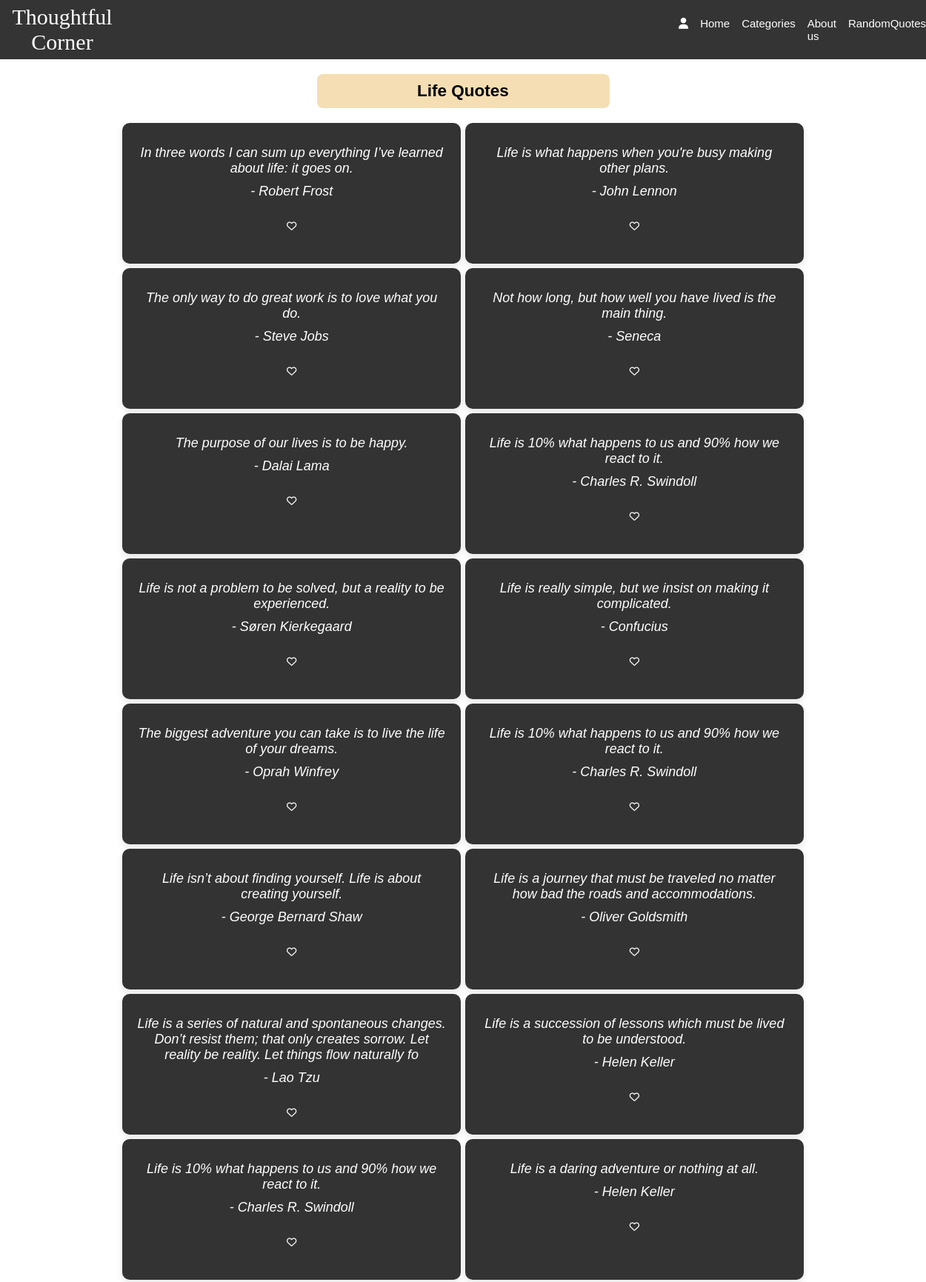
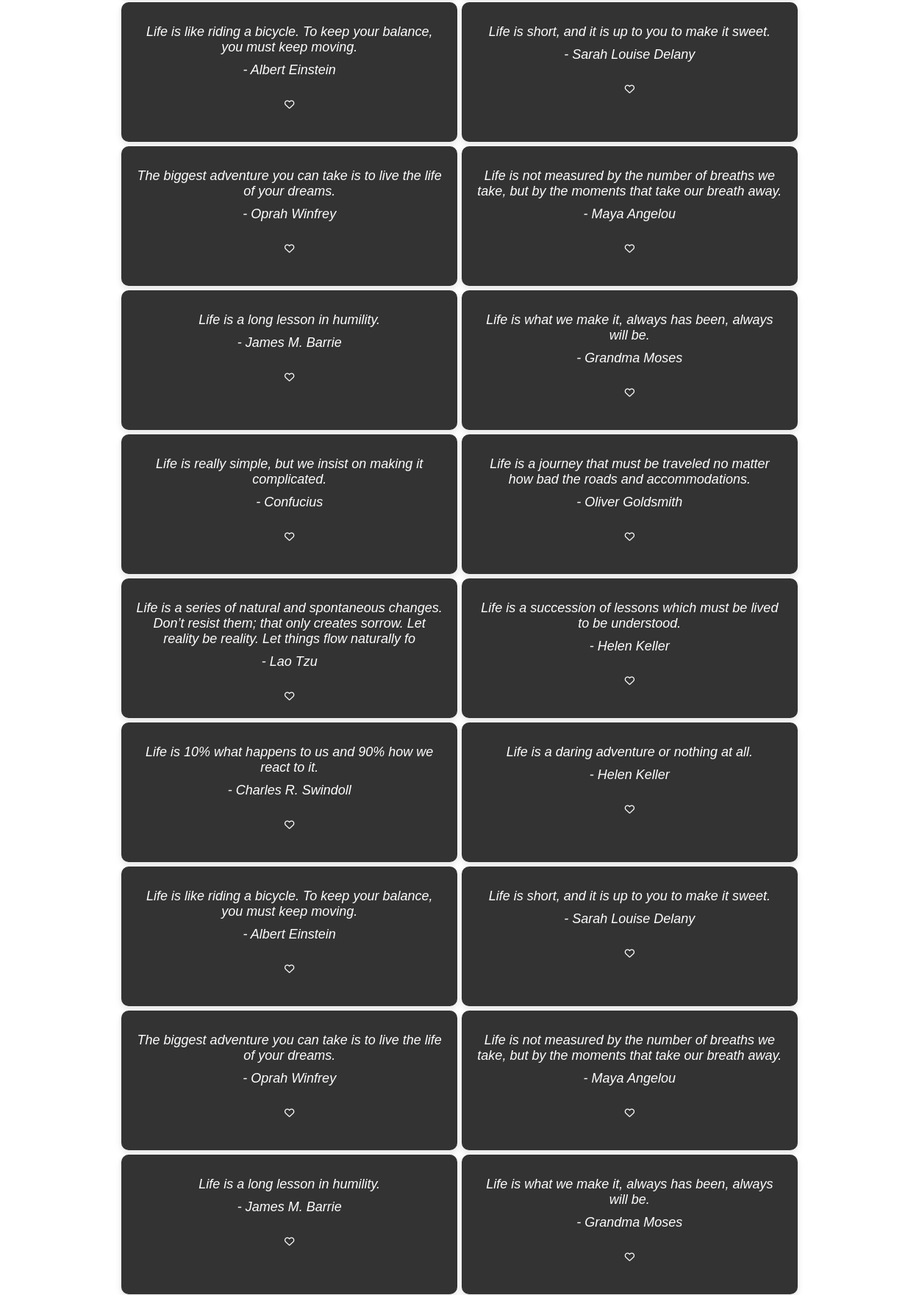
Page /user/life.php (upper part) on the committed database (2 pictures, top to bottom).
### tables this page shows
CREATE TABLE `quotes_mst` (
  `quote_id` int(11) NOT NULL,
  `quote` varchar(150) NOT NULL,
  `author` varchar(30) NOT NULL,
  `cate` varchar(20) NOT NULL
);

### user/cardlogic.php (called while the page is built, shortened)
    <?php
    function fetch_quotes($category) {
    include("conn.php");
    $query = "SELECT * FROM quotes_mst WHERE cate = '$category'";
    $result = mysqli_query($conn, $query);
    if ($result) {
        $quotes = mysqli_fetch_all($result, MYSQLI_ASSOC);
        if ($quotes) {
            return $quotes;
        } else {
            return false;
            echo "NOTHING TO RETURN!";
        }
    } else {
        die("Database query failed.");
    }
}
?>

### user/life.php (the view, shortened to what this page needs)
<?php
        include("conn.php");
        include("cardlogic.php");
    ?>
    <!DOCTYPE html>
    <html lang="en">
    <head>
    <link rel="stylesheet" href="css\fontawesome.min.css">
    <link rel="stylesheet" href="css\all.min.css">
    <link rel="stylesheet" href="fonts.css">
    <link rel="stylesheet" href="body.css">
    </head>
    <body>
    <header>
            <nav>
                <div class="logo">
                    Thoughtful Corner
                </div>
                <div class="menu">
                <form action="index.php" method="post">
                    <ul class="menu-links">
                    <li class="dropdown">
        <i class="fa-solid fa-user usericon"></i>
    </li>
                        <li><a href="index.php">Home</a></li>
                        <li class="dropdown">
                            Categories
                        </li>
                        <li><a href="aboutus.php">About us</a></li>
                        <li><a href="randomquote.php">RandomQuotes</a></li>
                    </ul>
                    </form>
                </div>
            </nav>
        </header>
        <main>
            <div class="main">
            <div class="container">
        <div class="heading">
                <h2 class="heading-text">Life Quotes</h2>
            </div>
            <form action="quote.php" method="post">
                <div class="card">
                <?php
                    $category = "Life";
                    $quotes = fetch_quotes($category);
                    if($quotes){
                        foreach ($quotes as $quote) {
                            echo '<div class="quote-card">';
                            echo '<p class="quote" data-quote-id="' . $quote['quote_id'] . '">' . $quote['quote'] . '</p>';
                            echo '<p class="author">- ' . $quote['author'] . '</p>';
                            echo '<br>';
                            echo '<button class="like-icon" data-quote-id="' . $quote['quote_id'] . '"><i class="fa-regular fa-heart like-icon"></i></button>';
                            echo '</div>';
                        }
                    }
                    else{
                        echo "No quotes found";
                    }
                ?>
                </div>
            </form>
    </div>
        </main>
    </body>
    </html>

### user/body.css (style rules this page uses)
* { margin: 0; padding: 0; }
header { position: fixed; top: 0; left: 0; width: 100%; background-color: transparent; }
body { box-sizing: border-box; font-size: 15px; height: 260%; width: 100%; font-family: 'Quicksand', sans-serif; overflow-x: hidden; }
nav { display: flex; margin: 3px; height: 10vh ; align-items: center; gap: 60%; background: none; margin: 0; background-color: #343434; color: white; }
.logo { font-family: 'Ephesis', cursive; margin-left: 2px; text-align: center; font-size: 30px; opacity: 1.0; color: white; }
a { text-decoration: none; color: black; }
ul { display: flex; list-style: none; justify-content: space-between; gap: 1rem; }
.main { min-height: 50vh; height: 100%; width: 100%; background-size: cover; background-position: center; text-align: center; display: flex; align-items: center; color: black; min-height: 93vh; }
a { color: white; }
.quote-card { width: 70%; transition: transform 0.5s ease-in-out; background-color: #333; color: white; padding: 20px; height: 150px; align-items: center; margin-right: 5px; border-radius: 10px; box-shadow: 0px 4px 10px rgba(0, 0, 0, 0.1); text-align: center; margin: 3px; }
@media (min-width: 768px) { .quote-card { flex: 0 0 33.33%; } }
.quote-card p { margin: 10px 0; font-size: 18px; font-style: italic; }
.dropdown { position: relative; color: white; }
.container { margin-top: 8%; width: 100%; }
.heading { width: 100%; display: flex; justify-content: center; margin-bottom: 5%; }
.card { width: 100%; display: flex; flex-wrap: wrap; align-items: center; text-align: center; justify-content: center; }
h2 { background-color: wheat; width: 30%; padding: 10px; border-radius: 8px; text-align: center; position: fixed; }
.like-icon { background: transparent; border: none; color: white; }
.fa-solid { color: red; }
.usericon { color: white; }

### rows in the picture
quotes_mst: quote "In three words I can sum up everything I’ve learned about life: it goes on.", author "Robert Frost"
quotes_mst: quote "Life is what happens when you're busy making other plans.", author "John Lennon"
quotes_mst: quote "The only way to do great work is to love what you do.", author "Steve Jobs"
quotes_mst: quote "Not how long, but how well you have lived is the main thing.", author "Seneca"
quotes_mst: quote "The purpose of our lives is to be happy.", author "Dalai Lama"
quotes_mst: quote "Life is 10% what happens to us and 90% how we react to it.", author "Charles R. Swindoll"
quotes_mst: quote "Life is not a problem to be solved, but a reality to be experienced.", author "Søren Kierkegaard"
quotes_mst: quote "Life is really simple, but we insist on making it complicated.", author "Confucius"
quotes_mst: quote "The biggest adventure you can take is to live the life of your dreams.", author "Oprah Winfrey"
quotes_mst: quote "Life is 10% what happens to us and 90% how we react to it.", author "Charles R. Swindoll"
quotes_mst: quote "Life isn’t about finding yourself. Life is about creating yourself.", author "George Bernard Shaw"
quotes_mst: quote "Life is a journey that must be traveled no matter how bad the roads and accommodations.", author "Oliver Goldsmith"
quotes_mst: quote "Life is a series of natural and spontaneous changes. Don’t resist them; that only creates sorrow. Let reality be reality. Let things flow naturally fo", author "Lao Tzu"
quotes_mst: quote "Life is a succession of lessons which must be lived to be understood.", author "Helen Keller"
quotes_mst: quote "Life is 10% what happens to us and 90% how we react to it.", author "Charles R. Swindoll"
quotes_mst: quote "Life is a daring adventure or nothing at all.", author "Helen Keller"
quotes_mst: quote "Life is like riding a bicycle. To keep your balance, you must keep moving.", author "Albert Einstein"
quotes_mst: quote "Life is short, and it is up to you to make it sweet.", author "Sarah Louise Delany"
quotes_mst: quote "The biggest adventure you can take is to live the life of your dreams.", author "Oprah Winfrey"
quotes_mst: quote "Life is not measured by the number of breaths we take, but by the moments that take our breath away.", author "Maya Angelou"
quotes_mst: quote "Life is a long lesson in humility.", author "James M. Barrie"
quotes_mst: quote "Life is what we make it, always has been, always will be.", author "Grandma Moses"
quotes_mst: quote "Life is really simple, but we insist on making it complicated.", author "Confucius"
quotes_mst: quote "Life is a journey that must be traveled no matter how bad the roads and accommodations.", author "Oliver Goldsmith"
quotes_mst: quote "Life is a series of natural and spontaneous changes. Don’t resist them; that only creates sorrow. Let reality be reality. Let things flow naturally fo", author "Lao Tzu"
quotes_mst: quote "Life is a succession of lessons which must be lived to be understood.", author "Helen Keller"
quotes_mst: quote "Life is 10% what happens to us and 90% how we react to it.", author "Charles R. Swindoll"
quotes_mst: quote "Life is a daring adventure or nothing at all.", author "Helen Keller"
quotes_mst: quote "Life is like riding a bicycle. To keep your balance, you must keep moving.", author "Albert Einstein"
quotes_mst: quote "Life is short, and it is up to you to make it sweet.", author "Sarah Louise Delany"
quotes_mst: quote "The biggest adventure you can take is to live the life of your dreams.", author "Oprah Winfrey"
quotes_mst: quote "Life is not measured by the number of breaths we take, but by the moments that take our breath away.", author "Maya Angelou"
quotes_mst: quote "Life is a long lesson in humility.", author "James M. Barrie"
quotes_mst: quote "Life is what we make it, always has been, always will be.", author "Grandma Moses"
